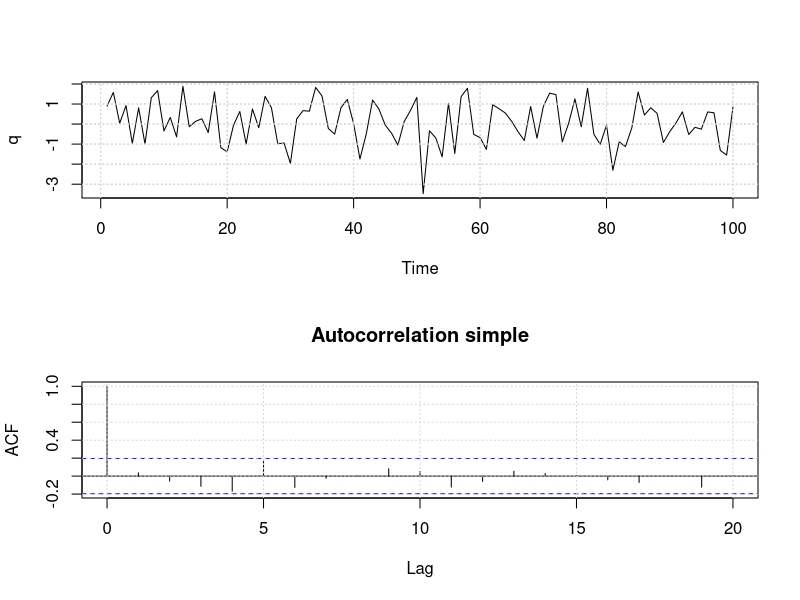
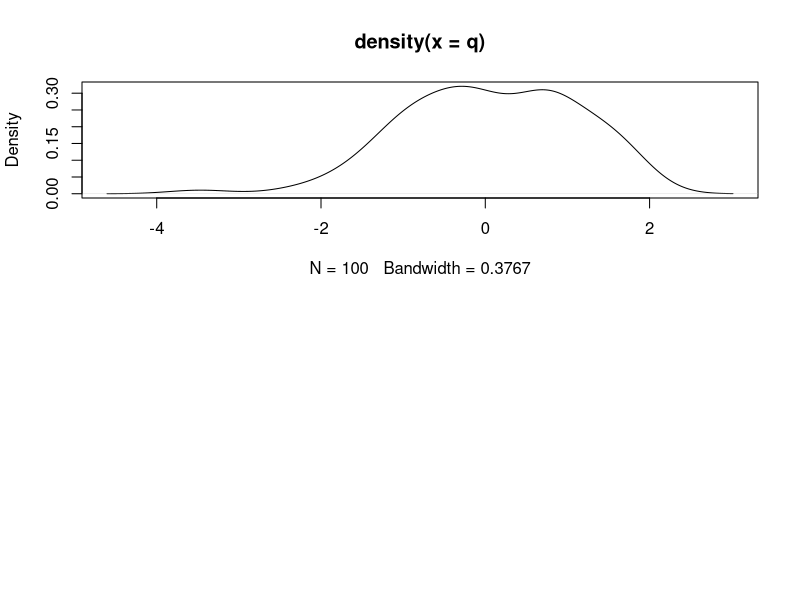
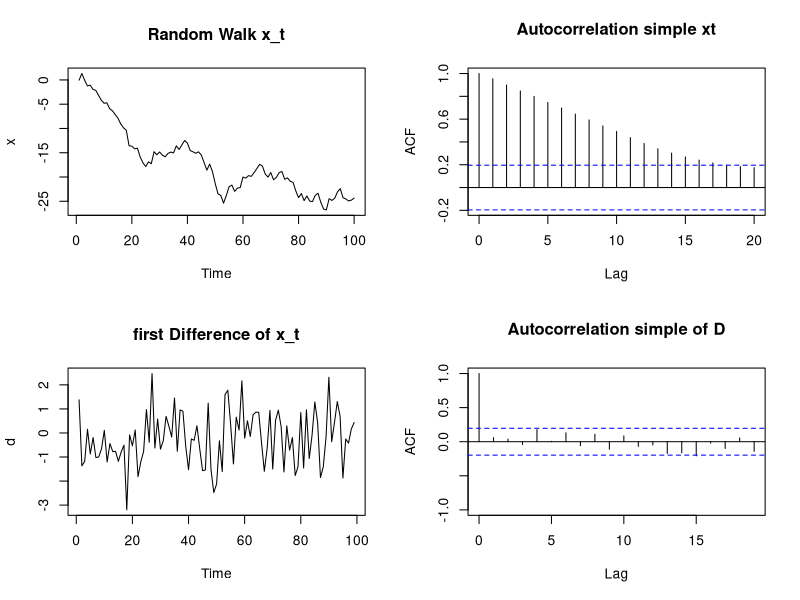
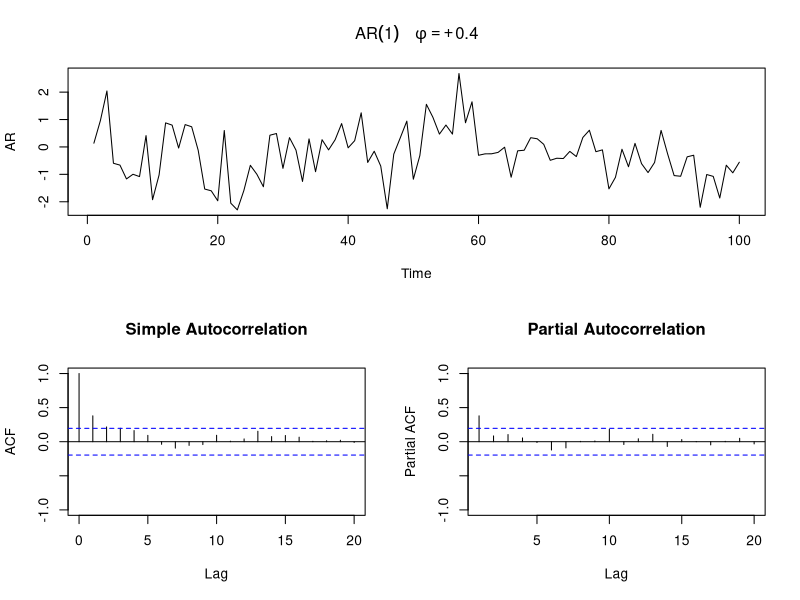
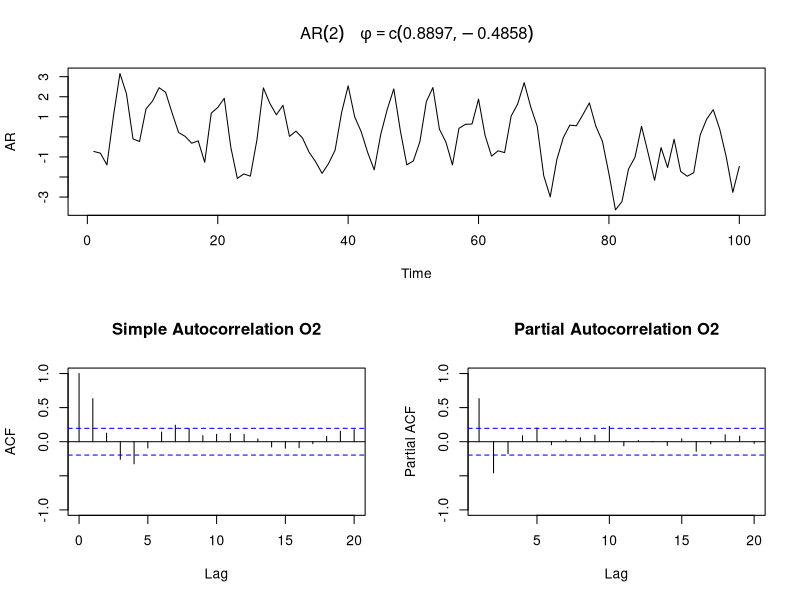
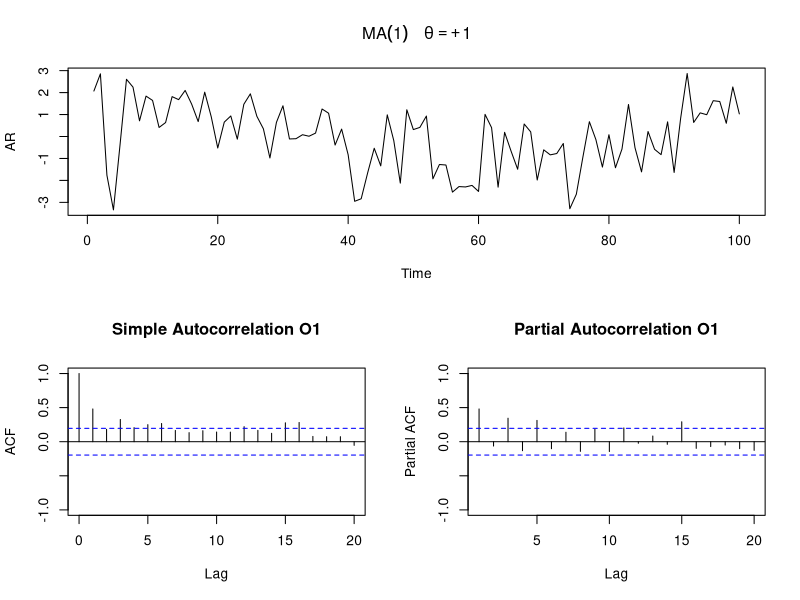
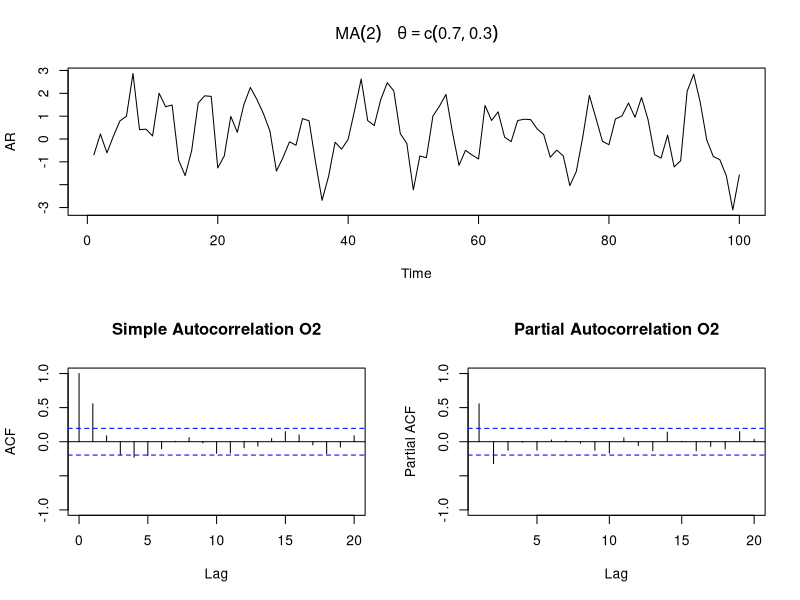
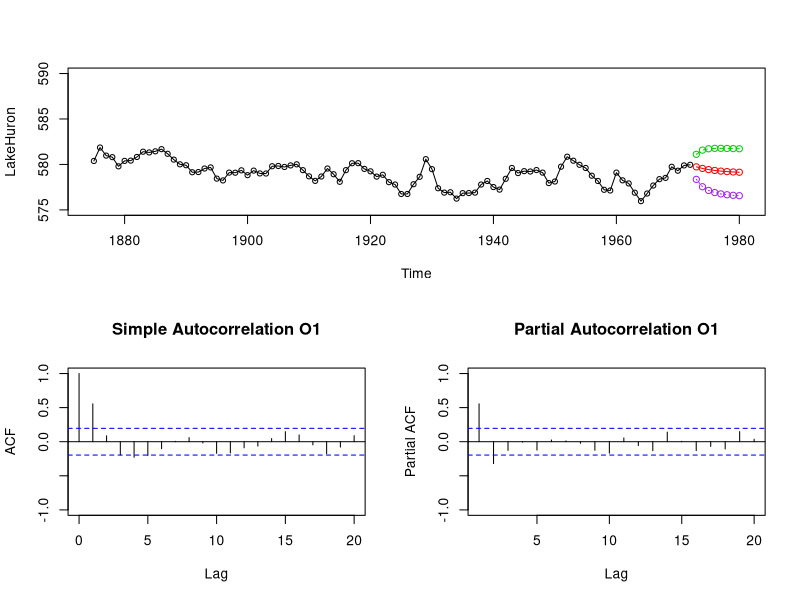

The R script that drew these images, in order:
## ---- chunk 1

q <- rnorm(100, 0,1)
q

## ---- chunk 2
par(mfrow=c(2,1))
ts.plot(q)
panel.first=grid()
panel.first=grid()
acf(q, main="Autocorrelation simple")
panel.first=grid()

## ---- chunk 3
plot(density(q))

## ---- chunk 4
w <- rnorm(100) # w N(0,1)
x <- w
for (t in 2:100) {
  x[t]<- x[t-1]+w[t]
}

par(mfrow=c(2,2))
ts.plot(x, main="Random Walk x_t")
acf(x, main="Autocorrelation simple xt")
d <- diff(x) # differences of xs
ts.plot(d, main ="first Difference of x_t")
acf(d, main ="Autocorrelation simple of D", ylim = c(-1,1), ci.col="blue")
## ---- chunk 5

layout(matrix(c(1,1,2,3),2,2, byrow=TRUE))
#arima model
AR <- arima.sim(n=100, model =list(order =c(1,0,0), ar =0.4))
plot(AR, main =(expression(AR(1)~~~~phi==+0.4)))
acf(AR, main ="Simple Autocorrelation", ylim = c(-1,1), col ="black")
pacf(AR, main ="Partial Autocorrelation", ylim = c(-1,1), col ="black")
## ---- chunk 6

layout(matrix(c(1,1,2,3),2,2, byrow=TRUE))
#arima model
AR <- arima.sim(n=100, model =list(order =c(2,0,0), ar =c(0.8897,-0.4858)))
plot(AR, main =(expression(AR(2)~~~~phi==c(0.8897,-0.4858))))
acf(AR, main ="Simple Autocorrelation O2", ylim = c(-1,1), col ="black")
pacf(AR, main ="Partial Autocorrelation O2", ylim = c(-1,1), col ="black")
## ---- chunk 7

layout(matrix(c(1,1,2,3),2,2, byrow=TRUE))
#arima model
AR <- arima.sim(n=100, list(order =c(0,0,1), ma =1))
plot(AR, main =(expression(MA(1)~~~~theta==+1)))
acf(AR, main ="Simple Autocorrelation O1", ylim = c(-1,1), col ="black")
pacf(AR, main ="Partial Autocorrelation O1", ylim = c(-1,1), col ="black")
## ---- chunk 8

layout(matrix(c(1,1,2,3),2,2, byrow=TRUE))
#arima model
AR <- arima.sim(n=100, list(order =c(0,0,2), ma =c(0.7,0.3)))
plot(AR, main =(expression(MA(2)~~~~theta==c(0.7,0.3))))
acf(AR, main ="Simple Autocorrelation O2", ylim = c(-1,1), col ="black")
pacf(AR, main ="Partial Autocorrelation O2", ylim = c(-1,1), col ="black")
## ---- chunk 9
data("LakeHuron")

## ---- chunk 10
model <- arima(LakeHuron, order = c(1,0,1))
pred <- predict(model, n.ahead = 8)#predict 8 data in time
pred

## ---- chunk 11

layout(matrix(c(1,1,2,3),2,2, byrow=TRUE))
plot(LakeHuron, xlim = c(1875, 1980), ylim = c(575,590), type ="o")
lines(pred$pred, col ="red", type ="o")
lines(pred$pred+2*pred$se, col ="green3", lty =2, type ="o")
lines(pred$pred-2*pred$se, col ="purple", lty =3, type ="o")
acf(AR, main ="Simple Autocorrelation O1", ylim = c(-1,1), col ="black")
pacf(AR, main ="Partial Autocorrelation O1", ylim = c(-1,1), col ="black")
## ---- chunk 12
model <- arima(LakeHuron, order = c(2,0,1))
pred <- predict(model, n.ahead = 8)#predict 8 data in time
pred

## ---- chunk 13

layout(matrix(c(1,1,2,3),2,2, byrow=TRUE))
plot(LakeHuron, xlim = c(1875, 1980), ylim = c(575,590), type ="o")
lines(pred$pred, col ="red", type ="o")
lines(pred$pred+2*pred$se, col ="green3", lty =2, type ="o")
lines(pred$pred-2*pred$se, col ="purple", lty =3, type ="o")
acf(AR, main ="Simple Autocorrelation O1", ylim = c(-1,1), col ="black")
pacf(AR, main ="Partial Autocorrelation O1", ylim = c(-1,1), col ="black")
## ---- chunk 14
model <- arima(LakeHuron, order = c(2,0,2))
pred <- predict(model, n.ahead = 8)#predict 8 data in time
pred

## ---- chunk 15

layout(matrix(c(1,1,2,3),2,2, byrow=TRUE))
plot(LakeHuron, xlim = c(1875, 1980), ylim = c(575,590), type ="o")
lines(pred$pred, col ="red", type ="o")
lines(pred$pred+2*pred$se, col ="green3", lty =2, type ="o")
lines(pred$pred-2*pred$se, col ="purple", lty =3, type ="o")
acf(AR, main ="Simple Autocorrelation O1", ylim = c(-1,1), col ="black")
pacf(AR, main ="Partial Autocorrelation O1", ylim = c(-1,1), col ="black")
## ---- chunk 16
suppressMessages(library(forecast))

## ---- chunk 17
auto.arima(LakeHuron)


## ---- chunk 18
model <- arima(LakeHuron, order = c(0,1,4))
pred <- predict(model, n.ahead = 8)#predict 8 data in time
pred

## ---- chunk 19

layout(matrix(c(1,1,2,3),2,2, byrow=TRUE))
plot(LakeHuron, xlim = c(1875, 1980), ylim = c(575,590), type ="o")
lines(pred$pred, col ="red", type ="o")
lines(pred$pred+2*pred$se, col ="green3", lty =2, type ="o")
lines(pred$pred-2*pred$se, col ="purple", lty =3, type ="o")
acf(AR, main ="Simple Autocorrelation O1", ylim = c(-1,1), col ="black")
pacf(AR, main ="Partial Autocorrelation O1", ylim = c(-1,1), col ="black")
## ---- chunk 20
layout(1,1)
res.per <- spec.pgram(LakeHuron, log ="no")

## ---- chunk 21
order( res.per$spec, res.per$freq, decreasing = T)

## ---- chunk 22

max1 <- res.per$freq[3]
max2 <- res.per$fre[13]
max3 <- res.per$fre[9]
## ---- chunk 23
res.per <- spec.pgram(LakeHuron, log ="no")
abline(v=max1, lty=3, col = 2)
abline(v=max2, lyt =3, col=3)
abline(v=max3, lty = 3, col = 4)
## ---- chunk 24
period1 <- 1/max1
period1
## ---- chunk 25
period2 <- 1/max2
period2
## ---- chunk 26
period3 <- 1/max3
period3
## ---- chunk 27
model <- arima(LakeHuron, order=c(1,2,1), seasonal = list(order=c(2,1,0), period=11))
pred <- predict(model, n.ahead = 8)
pred

## ---- chunk 28

layout(matrix(c(1,1,2,3),2,2, byrow=TRUE))
plot(LakeHuron, xlim = c(1875, 1980), ylim = c(575,590), type ="o")
lines(pred$pred, col ="red", type ="o")
lines(pred$pred+2*pred$se, col ="green3", lty =2, type ="o")
lines(pred$pred-2*pred$se, col ="purple", lty =3, type ="o")
acf(AR, main ="Simple Autocorrelation", ylim = c(-1,1), col ="black")
pacf(AR, main ="Partial Autocorrelation", ylim = c(-1,1), col ="black")
## ---- chunk 29
#order = p,d,q y seasonal = P,D,Q
model <- arima(LakeHuron, order=c(1,2,1), seasonal = list(order=c(2,1,0), period=7))
pred <- predict(model, n.ahead = 8)
pred

## ---- chunk 30

layout(matrix(c(1,1,2,3),2,2, byrow=TRUE))
plot(LakeHuron, xlim = c(1875, 1980), ylim = c(575,590), type ="o")
lines(pred$pred, col ="red", type ="o")
lines(pred$pred+2*pred$se, col ="green3", lty =2, type ="o")
lines(pred$pred-2*pred$se, col ="purple", lty =3, type ="o")
acf(AR, main ="Simple Autocorrelation", ylim = c(-1,1), col ="black")
pacf(AR, main ="Partial Autocorrelation", ylim = c(-1,1), col ="black")
